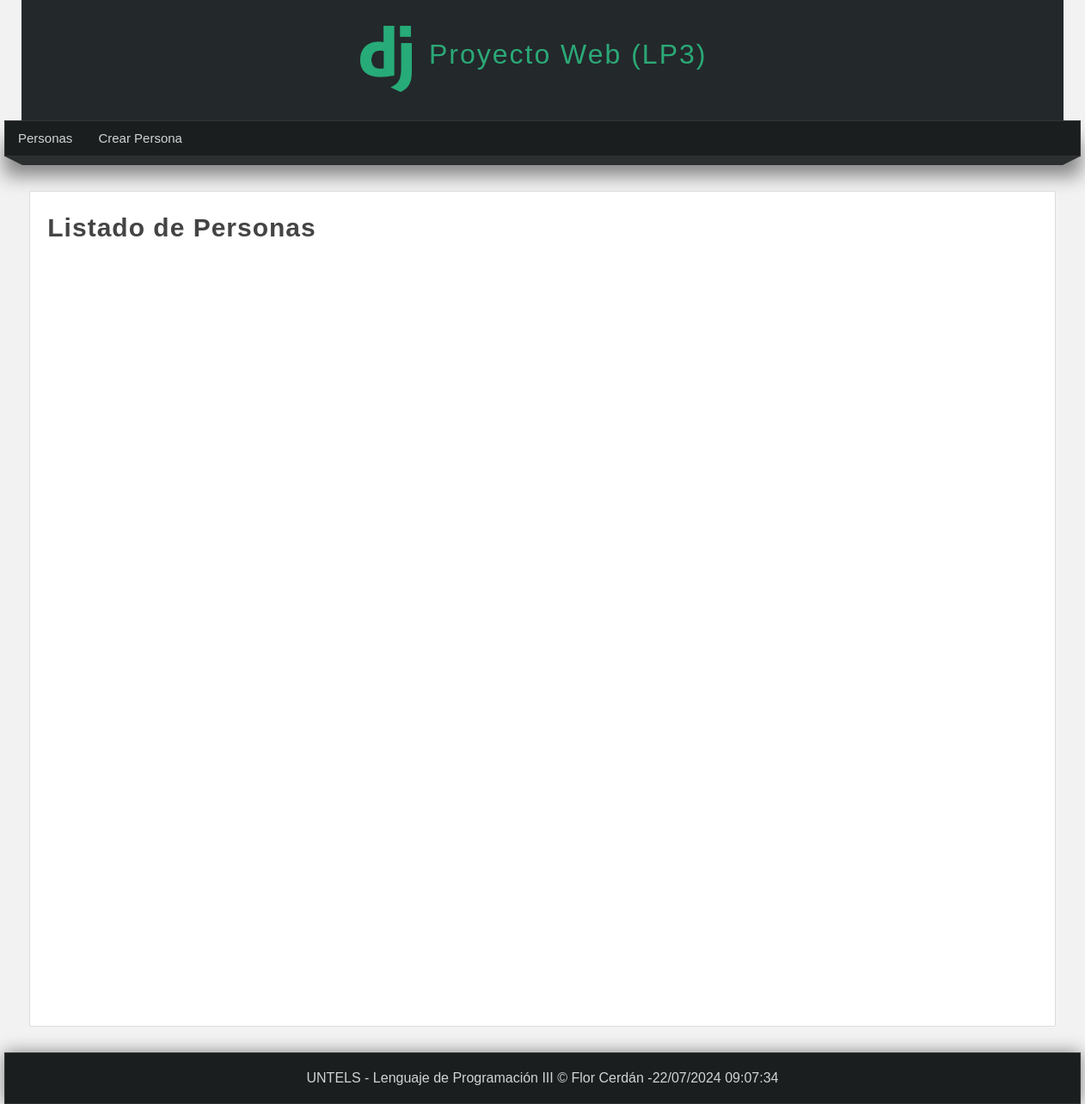
Before: / with the older database file.
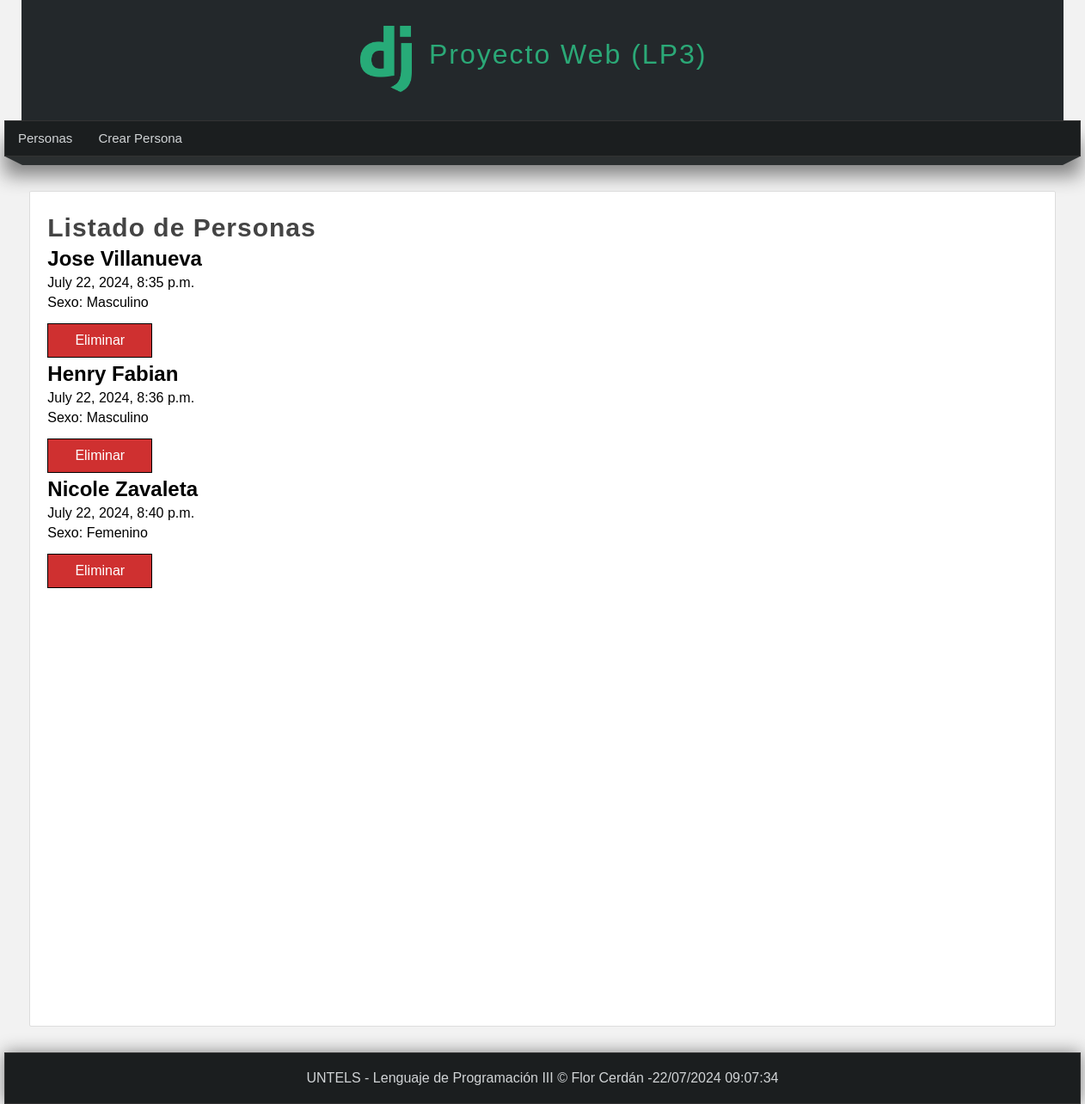
After: the same page with the newer database file.
### miapp/models.py (models this page shows, shortened)
class Villanueva_Persona(models.Model):
    nombre = models.CharField(max_length=100)
    apellidos = models.CharField(max_length=100)
    SEXO_CHOICES = [
        ('Masculino', 'Masculino'),
        ('Femenino', 'Femenino'),
    ]
    sexo = models.CharField(max_length=10, choices=SEXO_CHOICES)
    fecha_de_registro = models.DateTimeField(auto_now_add=True)

### miapp/views.py (the view)
# urls.py: path('', views.personas, name = "personas"),
def personas(request):
    personas = Villanueva_Persona.objects.all()
    return render(request, 'personas.html', {
        'personas': personas,
        'titulo': 'Listado de Personas'
    })

### miapp/templates/personas.html (shortened to what this page needs)
{% extends 'layout.html' %}
{% block content %}
  <h1 class="title">{{ titulo }}</h1>
  {% for persona in personas %}
    <div class="persona-item">
      <div class="data">
        <h2>{{ persona.nombre }} {{ persona.apellidos }}</h2>
        <span class="date">{{ persona.fecha_de_registro }}</span>
        <p>
          Sexo: {% if persona.sexo == 'Masculino' %}Masculino{% elif persona.sexo == 'Femenino' %}Femenino{% endif %}
          <a href="{% url 'eliminar_persona' id=persona.id %}" class="btn btn-delete">Eliminar</a>
        </p>
      </div>
    </div>
  {% endfor %}
{% endblock %}

### miapp/templates/layout.html (shortened to what this page needs)
<!DOCTYPE html>
<html lang="es">
  <head>
    {% load static %}
    <link rel="stylesheet" type="text/css" href="{% static 'css/style.css' %}" />
  </head>
  <body>
    <header>
      <div id="logotipo">
        <img src="{% static 'images/LogoDJango.png' %}" />
        <h1>Proyecto Web (LP3)</h1>
      </div>
    </header>
    <nav>
      <ul>
        <li>
          <a href="{% url 'personas' %}">Personas</a>
        </li>
        <li>
          <a href="{% url 'create_persona' %}">Crear Persona</a>
        </li>
      </ul>
    </nav>
    <div class="barra">
      <span class="esquina-izquierda"></span>
      <span class="relleno-barra"></span>
      <span class="esquina-derecha"></span>
    </div>
    <div id="content">
      <div class="box">
        {% block content %}{% endblock %}
      </div>
    </div>
    <footer>
      UNTELS - Lenguaje de Programación III &copy; Flor Cerdán -{% now 'd/m/Y h:m:s' %}
    </footer>
  </body>
</html>

### miapp/static/css/style.css (style rules this page uses)
* { margin: 0px; padding: 0px; font-family: Arial, Helvetica, sans-serif; text-decoration: none; }
body { background-color: #f2f2f2; }
header { width: 1212px; height: 140px; background-color: #23282b; margin: 0 auto; }
#logotipo { width: 35%; height: 130px; margin: 0 auto; padding-top: 10px; }
#logotipo img { display: block; width: 60px; float: left; margin-top: 20px; }
#logotipo h1 { display: block; float: left; margin-top: 35px; margin-left: 20px; letter-spacing: 2px; font-weight: lighter; color: #2ba977; }
nav { width: 1250px; height: 40px; margin: 0 auto; background-color: #1b1e1f; border: 1px solid #333333; box-shadow: 0px 22px 22px gray; font-size: 15px; }
nav ul { list-style: none; text-decoration: none; }
nav ul li { line-height: 40px; float: left; }
nav ul li a { display: block; padding-left: 15px; padding-right: 15px; color: #d1d4d6; }
.barra { width: 1250px; margin: 0 auto; }
.esquina-izquierda { display: block; border-left: 20px solid transparent; border-top: 10px solid #2b2f30; float: left; }
.esquina-derecha { display: block; border-right: 20px solid transparent; border-top: 10px solid #2b2f30; float: right; }
.relleno-barra { display: block; width: 1210px; height: 10px; background: #2b2f30; float: left; }
#content { width: 1212px; min-height: 930px; margin: 0 auto; margin-bottom: 30px; margin-top: 40px; }
.box { background: white; width: 95%; min-height: 900px; padding: 20px; border: 1px solid #ddd; border-radius: 2px; margin: 0 auto; }
.title { color: #444; letter-spacing: 1px; font-size: 30px; margin-bottom: 4px; margin-top: 5px; }
footer { width: 1250px; background-color: #1b1e1f; border: 1px solid #333; color: #d1d4d6; text-align: center; margin: 0 auto; padding-top: 20px; padding-bottom: 20px; box-shadow: 0px 0px 20px gray; }
.box p, .box h2, .box h3, .box ul { margin-bottom: 5px; margin-top: 5px; }
.box { background: white; width: 95%; min-height: 930px; padding: 20px; border: 1px solid #ddd; border-radius: 2px; margin: 0 auto; }
.btn { padding: 10px; background: rgb(207, 48, 48); color: white; border: 1px solid black; display: block; margin-top: 15px; width: 100px; text-align: center; }

Changed rows visible on the page:
added Villanueva_Persona: nombre "Jose", apellidos "Villanueva", fecha_de_registro "July 22, 2024, 8:35 p.m.", sexo "Masculino"
added Villanueva_Persona: nombre "Henry", apellidos "Fabian", fecha_de_registro "July 22, 2024, 8:36 p.m.", sexo "Masculino"
added Villanueva_Persona: nombre "Nicole", apellidos "Zavaleta", fecha_de_registro "July 22, 2024, 8:40 p.m.", sexo "Femenino"
